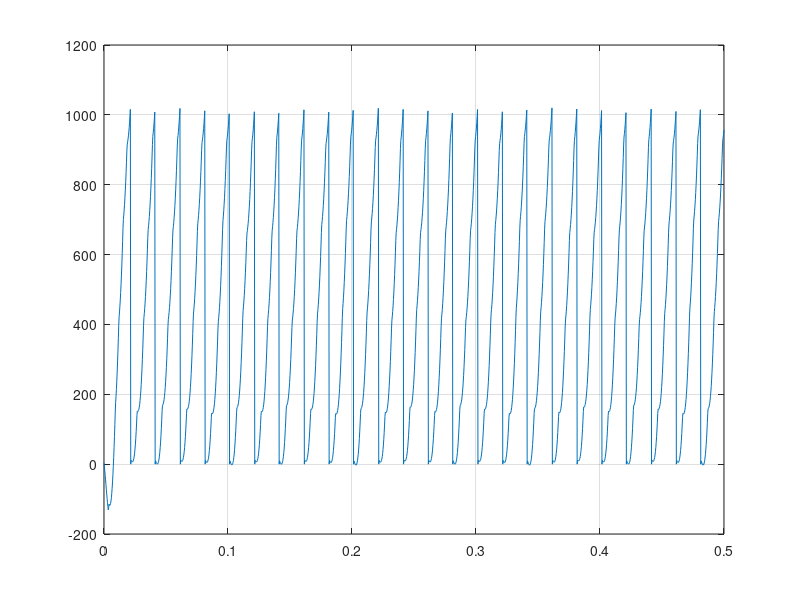

Reproduce this figure in MATLAB.
% To test SRF PLL

clc;
clear all;
close all;

% Generate a sine table, 'n' point
n = input('No. of points in one period of the sine wave (e.g. 32 point): ');
% n = 64;
x = linspace(0,2*pi-2*pi/n,n);
y = zeros(1,n);
z = zeros(1,n);
for i = 1:1:n
    y(i) = sin(x(i));
    z(i) = cos(x(i));
end

kp = -1.526099;
ki = -265.691088;

% If Ts_act < Ts    --->    Surely stable
% If Ts_act >> Ts   --->    Surely unstable
% If Ts_act > Ts    --->    Maybe stable
Ts = 0.3125e-3;         % Designed
Ts_act = 0.3125e-3;   % Actual

Ki = Ts*ki*0.5;
wff = 314.15926;

thetatemp = 0;	
theta = 0;		
vdtemp = 0;		
delwtemp = 0;
wtemp = wff;
% theta_junk = rand*pi;
theta_junk = 0;
    
t = 0;
i = 1;
Theta = zeros(1,1);
Vd = zeros(1,1);
Vq = zeros(1,1);
time = zeros(1,1);

while t <= 0.5  % 15 cycles
    va = 230*sqrt(2)*sin(100*pi*t+theta_junk);
    vb = 230*sqrt(2)*sin(100*pi*t-2*pi/3+theta_junk);
    vc = 230*sqrt(2)*sin(100*pi*t+2*pi/3+theta_junk);

    vbeta = 0.6667*va - 0.333*(vb+vc);
    valpha = 0.5773*(vc-vb);
    
    index = int8(theta*(n-1)/(2*pi)+1);
    if index <= 1
        index = int8(abs(theta)*(n-1)/(2*pi)+1);
        vq = z(index)*vbeta + y(index)*valpha;
        vd = - y(index)*vbeta + z(index)*valpha;
    else
        vq = z(index)*vbeta - y(index)*valpha;
        vd = y(index)*vbeta + z(index)*valpha;
    end
    delw = (kp+Ki)*vd + (Ki-kp)*vdtemp + delwtemp;

    w = delw + wff;
    theta = 0.5*Ts*(w + wtemp) + thetatemp;
   
    if theta >= 6.283
        theta = 0;
    end

    vdtemp = vd;
    thetatemp = theta;
    delwtemp = delw;
    wtemp = w;    

    Theta(i) = theta;
    Vd(i) = vd;
    Vq(i) = vq;
    time(i) = t;
    
    i = i+1;
    t = t+Ts_act;
end



newVd = (Vd+325.2691)*1.57254399;
newVq = (Vq+325.2691)*1.57254399;
newTheta = Theta*162.8155;

% plot(time,newVd);
% grid on;

% plot(time,newVq);
% grid on;

plot(time,newTheta);
grid on;